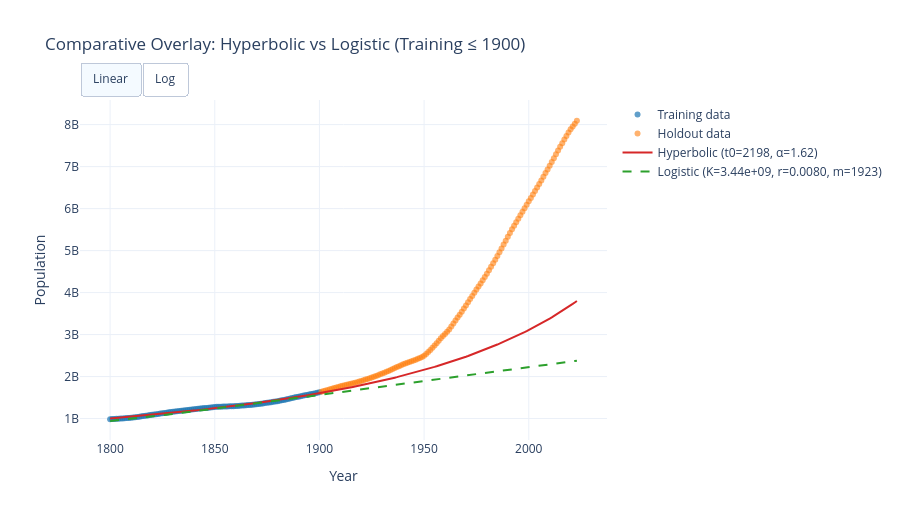

The cell this chart's notebook holds for it:
### Code cell
def predict_logistic_population(
    years: np.ndarray,
    K: float,
    r: float,
    m: float,
) -> np.ndarray:
    """Evaluate the logistic curve N(t) = K / (1 + exp(-r*(t-m)))."""
    years = np.asarray(years, dtype=float)
    return K / (1.0 + np.exp(-r * (years - m)))


def plot_comparative_overlay(
    data: pd.DataFrame,
    inference_year: int,
    logistic_idatas: Dict[int, az.InferenceData],
    logistic_rolling_results: pd.DataFrame,
) -> go.Figure:
    """
    Overlay observed data with hyperbolic (MAP) and logistic (posterior mean)
    projections for a given inference year.
    """
    train_data = data.loc[data["year"] <= inference_year].copy()
    holdout_data = data.loc[data["year"] > inference_year].copy()

    # Hyperbolic MAP fit
    _, _, hyp_meta = fit_hyperbolic_model(train_data, mode="map", verbose=False)

    # Logistic posterior-mean parameters
    log_row = logistic_rolling_results.loc[
        logistic_rolling_results["inference_year"] == inference_year
    ]

    year_range = np.arange(int(data["year"].min()), int(data["year"].max()) + 1, dtype=float)

    fig = go.Figure()

    # Observed training data
    fig.add_trace(go.Scatter(
        x=train_data["year"], y=train_data["population"],
        mode="markers",
        marker={"size": 6, "color": "#1f77b4", "opacity": 0.7},
        name="Training data",
        hovertemplate="Year: %{x}<br>Pop: %{y:,.0f}<extra></extra>",
    ))

    # Holdout data
    if not holdout_data.empty:
        fig.add_trace(go.Scatter(
            x=holdout_data["year"], y=holdout_data["population"],
            mode="markers",
            marker={"size": 6, "color": "#ff7f0e", "opacity": 0.6},
            name="Holdout data",
            hovertemplate="Year: %{x}<br>Pop: %{y:,.0f}<extra></extra>",
        ))

    # Hyperbolic projection
    if hyp_meta.get("success", False):
        hyp_pred = predict_hyperbolic_population(year_range, hyp_meta)
        fig.add_trace(go.Scatter(
            x=year_range, y=hyp_pred,
            mode="lines",
            line={"color": "#d62728", "width": 2},
            name=f"Hyperbolic (t0={hyp_meta['t0']:.0f}, α={hyp_meta['alpha']:.2f})",
            hovertemplate="Year: %{x:.0f}<br>Pop: %{y:,.0f}<extra></extra>",
        ))

    # Logistic projection
    if not log_row.empty and bool(log_row["fit_success"].iloc[0]):
        K_val = float(log_row["K"].iloc[0])
        r_val = float(log_row["r"].iloc[0])
        m_val = float(log_row["m"].iloc[0])
        log_pred = predict_logistic_population(year_range, K_val, r_val, m_val)
        fig.add_trace(go.Scatter(
            x=year_range, y=log_pred,
            mode="lines",
            line={"color": "#2ca02c", "width": 2, "dash": "dash"},
            name=f"Logistic (K={K_val:.2e}, r={r_val:.4f}, m={m_val:.0f})",
            hovertemplate="Year: %{x:.0f}<br>Pop: %{y:,.0f}<extra></extra>",
        ))

    fig.update_layout(
        title=f"Comparative Overlay: Hyperbolic vs Logistic (Training ≤ {inference_year})",
        xaxis_title="Year",
        yaxis_title="Population",
        template="plotly_white",
        height=520,
        hovermode="x unified",
        yaxis=dict(type="linear"),
        updatemenus=[dict(
            type="buttons", direction="left",
            buttons=[
                dict(args=[{"yaxis.type": "linear"}], label="Linear", method="relayout"),
                dict(args=[{"yaxis.type": "log"}], label="Log", method="relayout"),
            ],
            pad={"r": 10, "t": 10}, showactive=True,
            x=0.0, xanchor="left", y=1.14, yanchor="top",
        )],
    )
    return fig


# Plot comparative overlays for available windows
available_years = sorted(
    set(logistic_rolling_results.loc[logistic_rolling_results["fit_success"], "inference_year"])
)
if available_years:
    for _year in available_years:
        print(f"\nComparative overlay — inference year {_year}")
        plot_comparative_overlay(
            clean_df, _year, logistic_idatas, logistic_rolling_results
        ).show()
else:
    print("No logistic rolling fits available yet — run M4.2 cell first.")

### Figure 1 — Plotly figure (JSON) as saved in the notebook; plotly's stock layout.template omitted (floating-point values rounded to 4 significant figures; data arrays with more than 128 entries replaced by an {"elided": "..."} marker saying what was removed)
{"data": [{"hovertemplate": "Year: %{x}<br>Pop: %{y:,.0f}<extra></extra>", "marker": {"color": "#1f77b4", "opacity": 0.7, "size": 6}, "mode": "markers", "name": "Training data", "type": "scatter", "x": [1800, 1801, 1802, 1803, 1804, 1805, 1806, 1807, 1808, 1809, 1810, 1811, 1812, 1813, 1814, 1815, 1816, 1817, 1818, 1819, 1820, 1821, 1822, 1823, 1824, 1825, 1826, 1827, 1828, 1829, 1830, 1831, 1832, 1833, 1834, 1835, 1836, 1837, 1838, 1839, 1840, 1841, 1842, 1843, 1844, 1845, 1846, 1847, 1848, 1849, 1850, 1851, 1852, 1853, 1854, 1855, 1856, 1857, 1858, 1859, 1860, 1861, 1862, 1863, 1864, 1865, 1866, 1867, 1868, 1869, 1870, 1871, 1872, 1873, 1874, 1875, 1876, 1877, 1878, 1879, 1880, 1881, 1882, 1883, 1884, 1885, 1886, 1887, 1888, 1889, 1890, 1891, 1892, 1893, 1894, 1895, 1896, 1897, 1898, 1899, 1900], "y": [983100000.0, 986500000.0, 989900000.0, 993300000.0, 996800000.0, 1000000000.0, 1004000000.0, 1007000000.0, 1011000000.0, 1015000000.0, 1020000000.0, 1026000000.0, 1032000000.0, 1038000000.0, 1045000000.0, 1052000000.0, 1060000000.0, 1067000000.0, 1075000000.0, 1082000000.0, 1090000000.0, 1097000000.0, 1103000000.0, 1111000000.0, 1118000000.0, 1125000000.0, 1133000000.0, 1141000000.0, 1148000000.0, 1156000000.0, 1162000000.0, 1169000000.0, 1175000000.0, 1180000000.0, 1186000000.0, 1191000000.0, 1197000000.0, 1203000000.0, 1208000000.0, 1214000000.0, 1220000000.0, 1225000000.0, 1231000000.0, 1237000000.0, 1242000000.0, 1248000000.0, 1254000000.0, 1260000000.0, 1266000000.0, 1271000000.0, 1276000000.0, 1279000000.0, 1281000000.0, 1283000000.0, 1285000000.0, 1286000000.0, 1288000000.0, 1290000000.0, 1293000000.0, 1295000000.0, 1298000000.0, 1301000000.0, 1305000000.0, 1309000000.0, 1313000000.0, 1317000000.0, 1321000000.0, 1325000000.0, 1330000000.0, 1335000000.0, 1340000000.0, 1346000000.0, 1353000000.0, 1360000000.0, 1368000000.0, 1375000000.0, 1382000000.0, 1390000000.0, 1398000000.0, 1406000000.0, 1415000000.0, 1424000000.0, 1434000000.0, 1444000000.0, 1455000000.0, 1466000000.0, 1477000000.0, 1488000000.0, 1499000000.0, 1510000000.0, 1521000000.0, 1531000000.0, 1542000000.0, 1552000000.0, 1562000000.0, 1572000000.0, 1583000000.0, 1593000000.0, 1604000000.0, 1615000000.0, 1627000000.0]}, {"hovertemplate": "Year: %{x}<br>Pop: %{y:,.0f}<extra></extra>", "marker": {"color": "#ff7f0e", "opacity": 0.6, "size": 6}, "mode": "markers", "name": "Holdout data", "type": "scatter", "x": [1901, 1902, 1903, 1904, 1905, 1906, 1907, 1908, 1909, 1910, 1911, 1912, 1913, 1914, 1915, 1916, 1917, 1918, 1919, 1920, 1921, 1922, 1923, 1924, 1925, 1926, 1927, 1928, 1929, 1930, 1931, 1932, 1933, 1934, 1935, 1936, 1937, 1938, 1939, 1940, 1941, 1942, 1943, 1944, 1945, 1946, 1947, 1948, 1949, 1950, 1951, 1952, 1953, 1954, 1955, 1956, 1957, 1958, 1959, 1960, 1961, 1962, 1963, 1964, 1965, 1966, 1967, 1968, 1969, 1970, 1971, 1972, 1973, 1974, 1975, 1976, 1977, 1978, 1979, 1980, 1981, 1982, 1983, 1984, 1985, 1986, 1987, 1988, 1989, 1990, 1991, 1992, 1993, 1994, 1995, 1996, 1997, 1998, 1999, 2000, 2001, 2002, 2003, 2004, 2005, 2006, 2007, 2008, 2009, 2010, 2011, 2012, 2013, 2014, 2015, 2016, 2017, 2018, 2019, 2020, 2021, 2022, 2023], "y": [1640000000.0, 1653000000.0, 1667000000.0, 1681000000.0, 1695000000.0, 1710000000.0, 1725000000.0, 1739000000.0, 1754000000.0, 1767000000.0, 1780000000.0, 1793000000.0, 1805000000.0, 1817000000.0, 1829000000.0, 1841000000.0, 1854000000.0, 1867000000.0, 1881000000.0, 1895000000.0, 1911000000.0, 1927000000.0, 1944000000.0, 1961000000.0, 1979000000.0, 1997000000.0, 2015000000.0, 2033000000.0, 2052000000.0, 2072000000.0, 2092000000.0, 2113000000.0, 2135000000.0, 2157000000.0, 2179000000.0, 2202000000.0, 2225000000.0, 2248000000.0, 2271000000.0, 2292000000.0, 2312000000.0, 2331000000.0, 2349000000.0, 2367000000.0, 2385000000.0, 2402000000.0, 2421000000.0, 2442000000.0, 2468000000.0, 2493000000.0, 2537000000.0, 2584000000.0, 2634000000.0, 2686000000.0, 2740000000.0, 2795000000.0, 2853000000.0, 2911000000.0, 2966000000.0, 3015000000.0, 3065000000.0, 3123000000.0, 3193000000.0, 3264000000.0, 3335000000.0, 3404000000.0, 3473000000.0, 3545000000.0, 3619000000.0, 3695000000.0, 3770000000.0, 3845000000.0, 3921000000.0, 3996000000.0, 4071000000.0, 4144000000.0, 4218000000.0, 4292000000.0, 4369000000.0, 4448000000.0, 4529000000.0, 4613000000.0, 4697000000.0, 4782000000.0, 4869000000.0, 4958000000.0, 5050000000.0, 5142000000.0, 5234000000.0, 5328000000.0, 5419000000.0, 5506000000.0, 5592000000.0, 5676000000.0, 5759000000.0, 5842000000.0, 5925000000.0, 6007000000.0, 6089000000.0, 6172000000.0, 6255000000.0, 6338000000.0, 6420000000.0, 6503000000.0, 6587000000.0, 6671000000.0, 6757000000.0, 6844000000.0, 6933000000.0, 7022000000.0, 7111000000.0, 7201000000.0, 7292000000.0, 7382000000.0, 7470000000.0, 7559000000.0, 7646000000.0, 7730000000.0, 7811000000.0, 7887000000.0, 7954000000.0, 8021000000.0, 8092000000.0]}, {"hovertemplate": "Year: %{x:.0f}<br>Pop: %{y:,.0f}<extra></extra>", "line": {"color": "#d62728", "width": 2}, "mode": "lines", "name": "Hyperbolic (t0=2198, α=1.62)", "type": "scatter", "x": {"elided": "224 float values"}, "y": {"elided": "224 float values"}}, {"hovertemplate": "Year: %{x:.0f}<br>Pop: %{y:,.0f}<extra></extra>", "line": {"color": "#2ca02c", "dash": "dash", "width": 2}, "mode": "lines", "name": "Logistic (K=3.44e+09, r=0.0080, m=1923)", "type": "scatter", "x": {"elided": "224 float values"}, "y": {"elided": "224 float values"}}], "layout": {"height": 520, "hovermode": "x unified", "title": {"text": "Comparative Overlay: Hyperbolic vs Logistic (Training ≤ 1900)"}, "updatemenus": [{"buttons": [{"args": [{"yaxis.type": "linear"}], "label": "Linear", "method": "relayout"}, {"args": [{"yaxis.type": "log"}], "label": "Log", "method": "relayout"}], "direction": "left", "pad": {"r": 10, "t": 10}, "showactive": true, "type": "buttons", "x": 0, "xanchor": "left", "y": 1.14, "yanchor": "top"}], "xaxis": {"title": {"text": "Year"}}, "yaxis": {"title": {"text": "Population"}, "type": "linear"}}}
